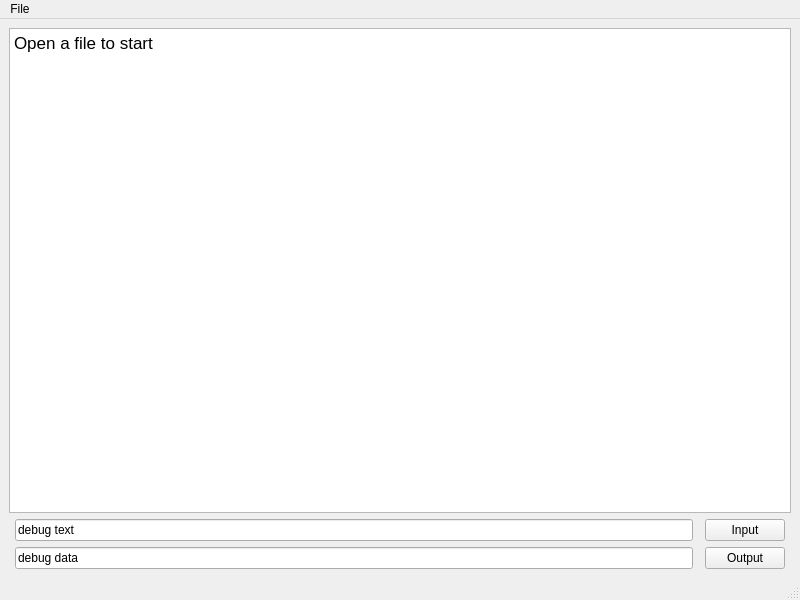
<?xml version="1.0" encoding="UTF-8"?>
<ui version="4.0">
 <class>MainWindow</class>
 <widget class="QMainWindow" name="MainWindow">
  <property name="geometry">
   <rect>
    <x>0</x>
    <y>0</y>
    <width>800</width>
    <height>600</height>
   </rect>
  </property>
  <property name="windowTitle">
   <string>SOL Graphical User Interface</string>
  </property>
  <widget class="QWidget" name="centralwidget">
   <layout class="QGridLayout" name="gridLayout">
    <item row="0" column="0" colspan="5">
     <widget class="QTextEdit" name="outputText">
      <property name="readOnly">
       <bool>true</bool>
      </property>
      <property name="html">
       <string>&lt;!DOCTYPE HTML PUBLIC &quot;-//W3C//DTD HTML 4.0//EN&quot; &quot;http://www.w3.org/TR/REC-html40/strict.dtd&quot;&gt;
&lt;html&gt;&lt;head&gt;&lt;meta name=&quot;qrichtext&quot; content=&quot;1&quot; /&gt;&lt;style type=&quot;text/css&quot;&gt;
p, li { white-space: pre-wrap; }
&lt;/style&gt;&lt;/head&gt;&lt;body style=&quot; font-family:'.Lucida Grande UI'; font-size:13pt; font-weight:400; font-style:normal;&quot;&gt;
&lt;p style=&quot; margin-top:0px; margin-bottom:0px; margin-left:0px; margin-right:0px; -qt-block-indent:0; text-indent:0px;&quot;&gt;Open a file to start&lt;/p&gt;&lt;/body&gt;&lt;/html&gt;</string>
      </property>
     </widget>
    </item>
    <item row="1" column="3">
     <widget class="QPushButton" name="inputButton">
      <property name="text">
       <string>Input</string>
      </property>
     </widget>
    </item>
    <item row="2" column="3">
     <widget class="QPushButton" name="outputButton">
      <property name="text">
       <string>Output</string>
      </property>
     </widget>
    </item>
    <item row="2" column="1">
     <widget class="QLineEdit" name="debugData">
      <property name="text">
       <string>debug data</string>
      </property>
     </widget>
    </item>
    <item row="1" column="1">
     <widget class="QLineEdit" name="debugText">
      <property name="text">
       <string>debug text</string>
      </property>
     </widget>
    </item>
   </layout>
  </widget>
  <widget class="QMenuBar" name="menubar">
   <property name="geometry">
    <rect>
     <x>0</x>
     <y>0</y>
     <width>800</width>
     <height>22</height>
    </rect>
   </property>
   <widget class="QMenu" name="menuFile">
    <property name="title">
     <string>File</string>
    </property>
    <addaction name="actionOpen"/>
    <addaction name="separator"/>
    <addaction name="actionCompile"/>
    <addaction name="actionRun"/>
   </widget>
   <addaction name="menuFile"/>
  </widget>
  <widget class="QStatusBar" name="statusbar"/>
  <action name="actionOpen">
   <property name="text">
    <string>Open</string>
   </property>
   <property name="shortcut">
    <string>Ctrl+O</string>
   </property>
  </action>
  <action name="actionCompile">
   <property name="enabled">
    <bool>false</bool>
   </property>
   <property name="text">
    <string>Compile</string>
   </property>
   <property name="shortcut">
    <string>Ctrl+D</string>
   </property>
  </action>
  <action name="actionRun">
   <property name="enabled">
    <bool>false</bool>
   </property>
   <property name="text">
    <string>Run</string>
   </property>
   <property name="shortcut">
    <string>Ctrl+R</string>
   </property>
  </action>
 </widget>
 <resources/>
 <connections/>
</ui>
